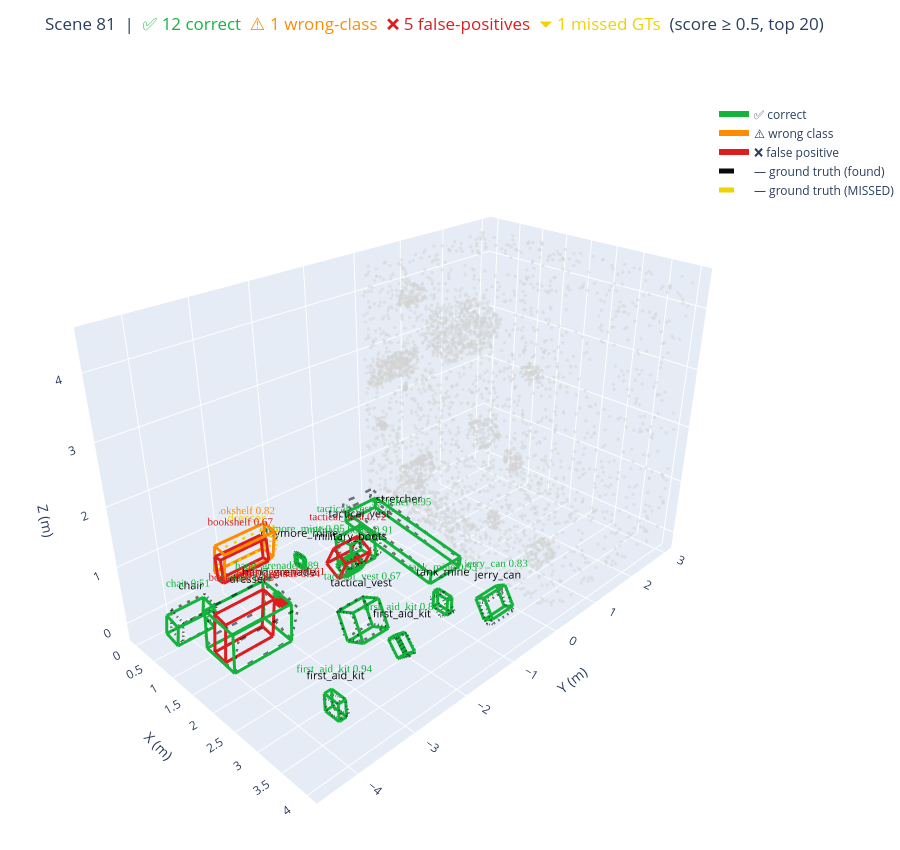
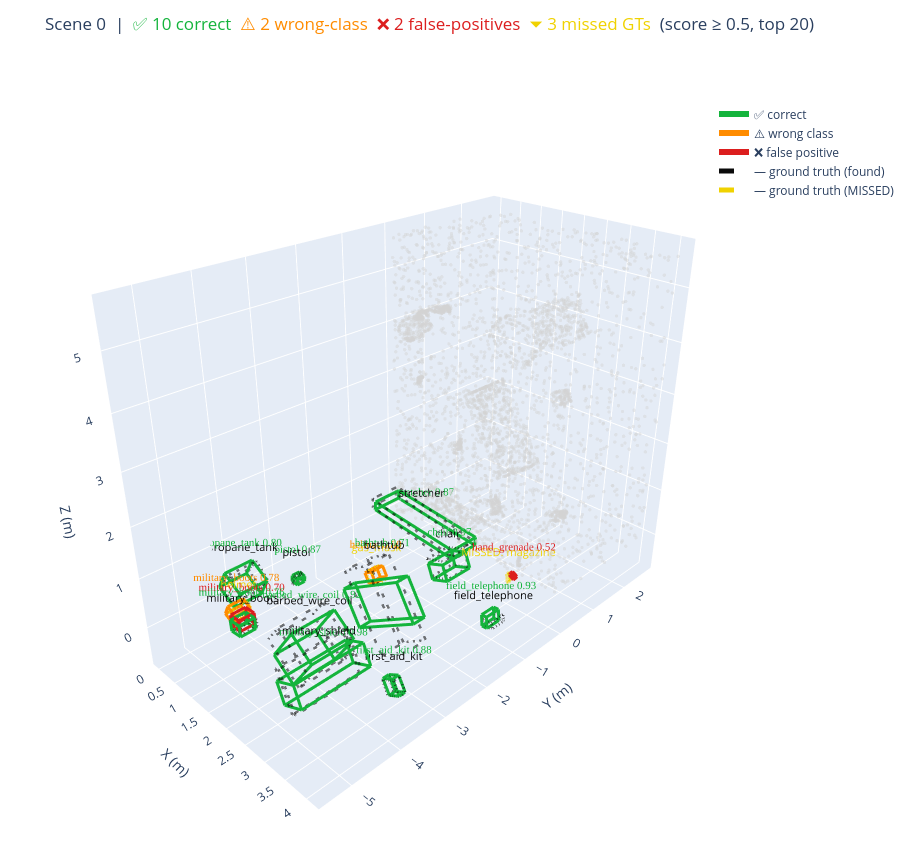
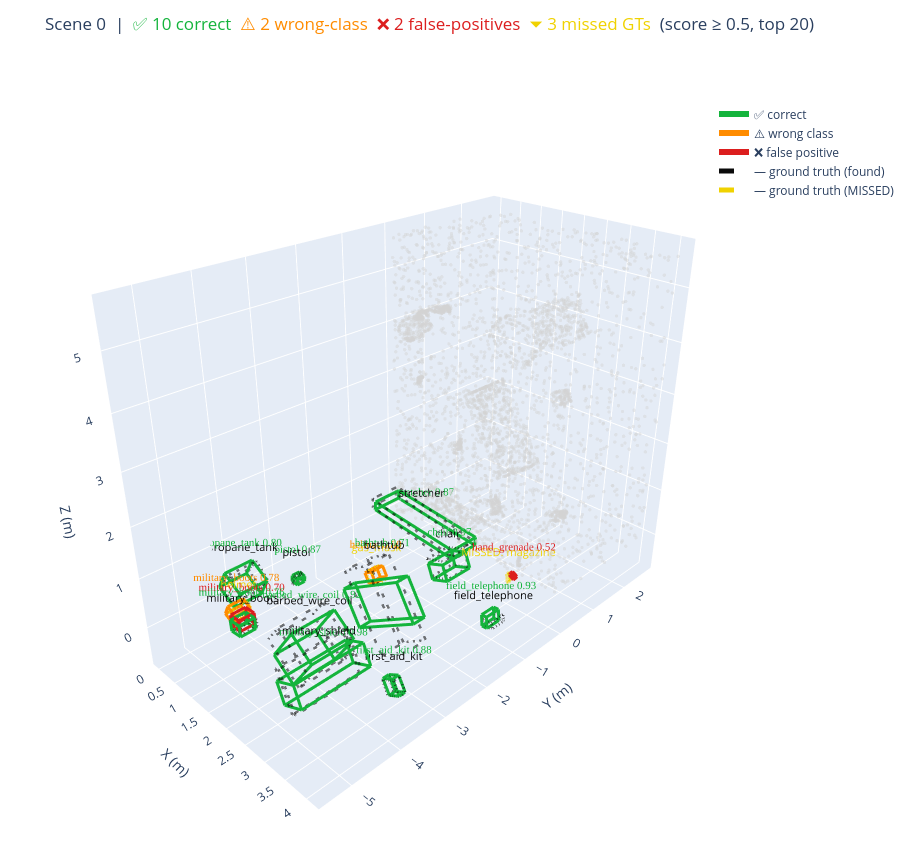
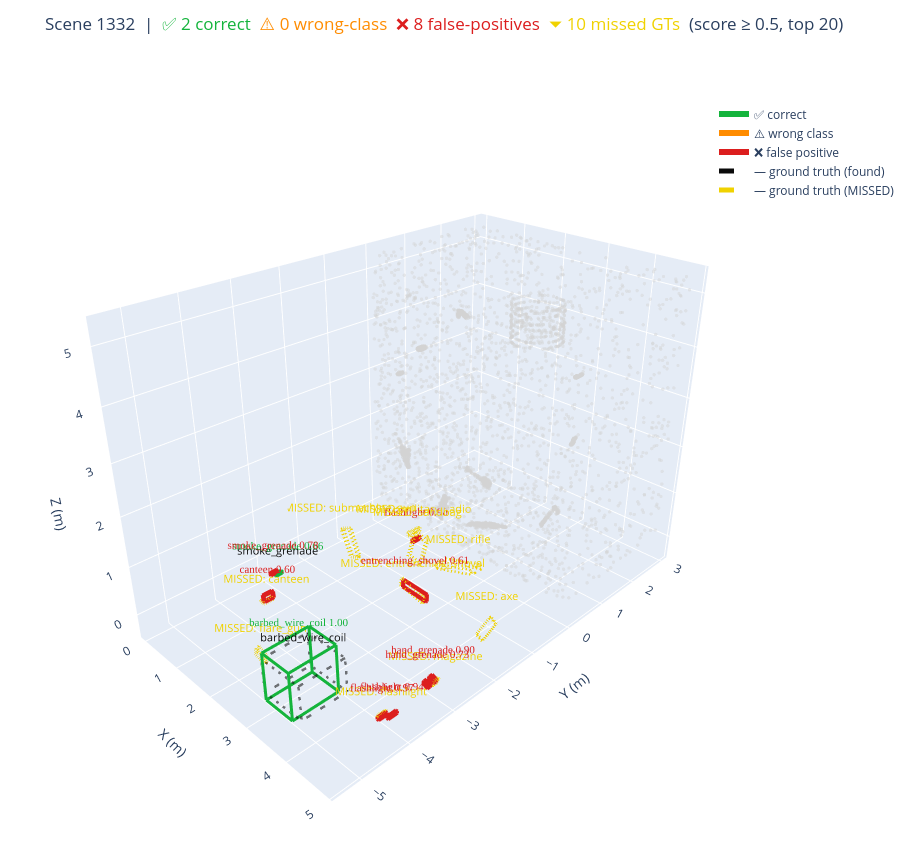

Source (notebook cell) for these figures, in order:
### Markdown cell above
## Cell 5 — Render each categorical pick inline

Runs each curated scene through `show_scene` and displays the interactive 3D widget.

### Code cell
for name, s in picks:
    if s is None: continue
    print(f'\n=== Scene {s["scan_idx"]} — {name} ===')
    fig = show_scene(s['scan_idx'], score_threshold=0.5, top_k=20,
                     match_iou=0.25, pkl_path=PKL_PATH)
    fig.show()
